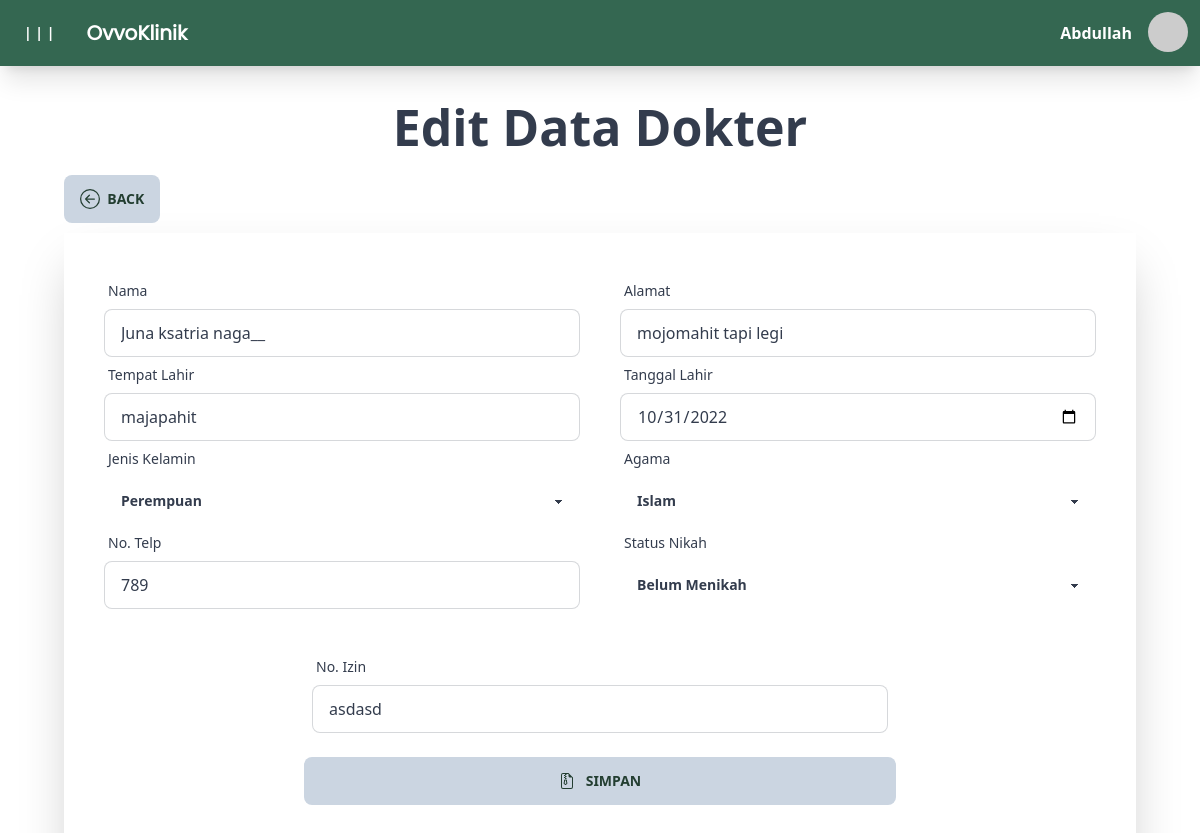
The page /src/page/home.php?page=edit_dokter&id=4 (signed in) on the database its author committed.
### tables this page shows
CREATE TABLE `dokter` (
  `id` int(7) NOT NULL,
  `kode` varchar(20) NOT NULL,
  `nama` varchar(30) NOT NULL,
  `tempat_lahir` varchar(20) NOT NULL,
  `tgl_lahir` varchar(20) NOT NULL,
  `jenis_kelamin` varchar(1) DEFAULT NULL,
  `telp` varchar(15) NOT NULL,
  `alamat` varchar(50) NOT NULL,
  `agama` char(1) NOT NULL,
  `status_nikah` char(1) NOT NULL,
  `no_izin` varchar(30) NOT NULL
);

### src/engine/koneksi.php (called while the page is built, shortened)
<?php
    class database {
        var $host = 'localhost';
        var $username = 'root';
        var $password = '';
        var $db = 'ovvo';
        function __construct(){
            $this -> koneksi = mysqli_connect(
                $this -> host,
                $this -> username,
                $this -> password,
                $this -> db
            );
        }
         function tampil_dokter_by_id($id) {
            $kode = mysqli_query($this -> koneksi, "SELECT * FROM dokter WHERE id = '$id'");
            $data = mysqli_fetch_array($kode);
            return $data;
         }
    }

### src/page/dokter/edit_dokter.php (the view, shortened to what this page needs)
<?php
    $data = $db -> tampil_dokter_by_id($_GET['id']);
?>
<center>
    <br>
    <div style="padding-bottom: 10px; ;">
        <h1 style="font-size: 50px;" class="font-bold">Edit Data Dokter</h1>
    </div>
</center>
<div class="md:px-16 px-5">
    <div style="padding-bottom: 10px;">
        <a href="../page/home.php?page=data_dokter">
            <button style="border: 0;" class="btn btn-primary font-semibold bg-slate-300 hover:bg-teal-500">
                &nbsp;&nbsp;Back
            </button>
        </a>
    </div>
    <div>
        <div class="shadow-2xl">
            <div class="px-10 py-10">
                <form action="dokter/proses.php?aksi=edit&id=<?= $_GET['id']; ?>" method="post">
                    <div class="gap-0 grid justify-items-center w-full md:grid-cols-2 gap-x-10 grid-cols-1">
                        <div class="form-control w-full max-w-xl">
                            <label class="label">
                                <span class="label-text">Nama</span>
                            </label>
                            <input value="<?= $data['nama']; ?>" name="nama" type="text" placeholder="" class="input input-bordered w-full max-w-xl" required/>
                        </div>
                        <div class="form-control w-full max-w-xl">
                            <label class="label">
                                <span class="label-text">Alamat</span>
                            </label>
                            <input value="<?= $data['alamat']; ?>" name="alamat" type="text" placeholder="" class="input input-bordered w-full max-w-xl" required/>
                        </div>
                        <div class="form-control w-full max-w-xl">
                            <label class="label">
                                <span class="label-text">Tempat Lahir</span>
                            </label>
                            <input value="<?= $data['tempat_lahir']; ?>" name="tempat_lahir" type="text" placeholder="" class="input input-bordered w-full max-w-xl" required/>
                        </div>
                        <div class="form-control w-full max-w-xl">
                            <label class="label">
                                <span class="label-text">Tanggal Lahir</span>
                            </label>
                            <input value="<?= $data['tgl_lahir']; ?>" name="tgl_lahir" type="date" placeholder="" class="input input-bordered w-full max-w-xl" required/>
                        </div>
                        <div class="form-control w-full max-w-xl">
                            <label class="label">
                                <span class="label-text">Jenis Kelamin</span>
                            </label>
                            <select value="<?= $data['jenis_kelamin']; ?>" name="jenis_kelamin" class="select w-full" name="type" id="types" required>
                                <option <?php if($data['jenis_kelamin'] == 'P') {echo 'selected';} ?> value="P">Perempuan</option>
                            </select>
                        </div>
                        <div class="form-control w-full max-w-xl">
                            <label class="label">
                                <span class="label-text">Agama</span>
                            </label>
                            <select name="agama" class="select w-full" required>
                                <option <?php if($data['agama'] == '1') {echo 'selected';} ?> value="1">Islam</option>
                            </select>
                        </div>
                        <div class="form-control w-full max-w-xl">
                            <label class="label">
                                <span class="label-text">No. Telp</span>
                            </label>
                            <input value="<?= $data['telp']; ?>" name="telp" type="text" placeholder="" class="input input-bordered w-full max-w-xl" required/>
                        </div>
                        <div class="form-control w-full max-w-xl">
                            <label class="label">
                                <span class="label-text">Status Nikah</span>
                            </label>
                            <select name="status_nikah" class="select w-full" required>
                                <option <?php if($data['status_nikah'] == 'B') {echo 'selected';} ?> value="B">Belum Menikah</option>
                            </select>
                        </div>
                    </div>
                    <div class="px-10 py-10 grid justify-items-center w-full gap-x-10 grid-cols-1">
                        <div class="form-control w-full max-w-xl">
                            <label class="label">
                                <span class="label-text">No. Izin</span>
                            </label>
                            <input value="<?= $data['no_izin']; ?>" name="no_izin" type="text" placeholder="" class="input input-bordered w-full max-w-xl" />
                        </div>
                        <div class="form-control w-full my-6 px-40">
                            <button type="submit" name="simpan" style="border: 0;" class="btn btn-primary bg-slate-300 hover:bg-teal-500">
                                &nbsp;&nbsp; Simpan
                            </button>
                        </div>
                    </div>
                </form>
            </div>
        </div>
    </div>
</div>
<br><br>

### rows shown on the page
dokter: nama "Juna ksatria naga__", alamat "mojomahit tapi legi", tempat_lahir "majapahit", tgl_lahir "10/31/2022", jenis_kelamin "Perempuan", agama "Islam", telp "789", status_nikah "Belum Menikah", no_izin "asdasd"

### other values the page prints
$_SESSION['username'] "Abdullah"
